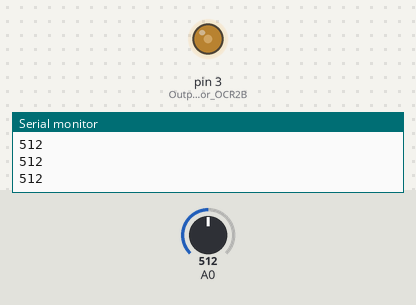
Simulated run of this sketch. Board: Arduino Uno, built with avr-gcc and run on an emulated ATmega328P. Shown: output pins drawn as LEDs (lit = HIGH), the last lines printed to the serial monitor. The inputs (shaded band) are chosen by the test bench; at power-on: A0 = 512.

Above: at 1.2 s.
1.3 s: A0 set to 9
At 1.9 s:
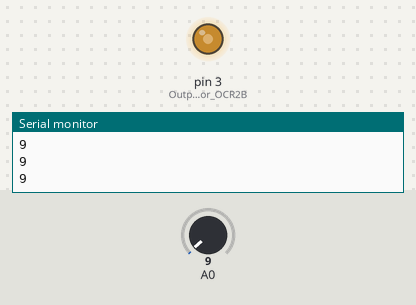
2.8 s: A0 set to 6
4.3 s: A0 set to 0
At 5.4 s:
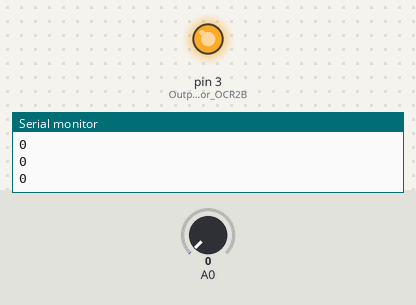
5.8 s: A0 set to 122
At 6.6 s:
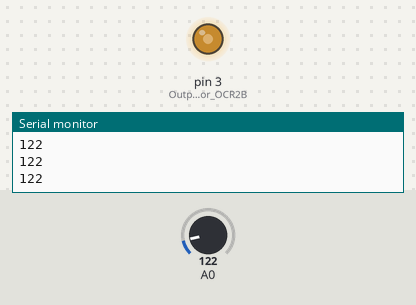
Timing chart, 0 to 8.3 s (numbered marks = the images above; inputs shaded):
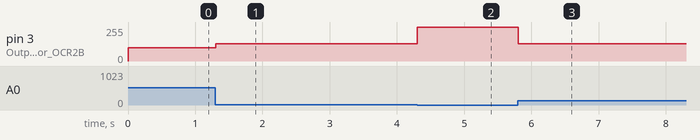

The sketch:

_200kHz.ino
```cpp
// A sketch that creates an 250 kHz,
// 6-bit resolution PWM with varying duty cycle (changes every 5 µs
// or about every period.

#include <avr/io.h>
#include <util/delay.h>
int measure, lastMeasure;
void setup()
{
  Serial.begin(9600);
  pinMode(3, OUTPUT); // Output pin for OCR2B
  // Set up the 250 kHz output
  TCCR2A = bit(COM2A1) | bit(COM2B1) | bit(WGM21) | bit(WGM20);
  TCCR2B = bit(WGM22) | bit(CS20);
  OCR2A = 79;
  OCR2B = 31;
  measure = lastMeasure = analogRead(A0);
}

void loop() {
   measure = analogRead(A0);
   Serial.println(measure);
   if (lastMeasure > measure + 5 || lastMeasure < measure - 5) {
    OCR2A = measure / 4;
    OCR2B = OCR2A / 2;
    lastMeasure = measure;
    Serial.println("triggered");
   }

}
```

Measured:
- after the input at 1.3 s, pin 3 (Output_pin_for_OCR2B): 100/255 → 128/255 at once
- after the input at 4.3 s, pin 3 (Output_pin_for_OCR2B): 128/255 → 255/255 at once
- after the input at 5.8 s, pin 3 (Output_pin_for_OCR2B): 255/255 → 128/255 at once
